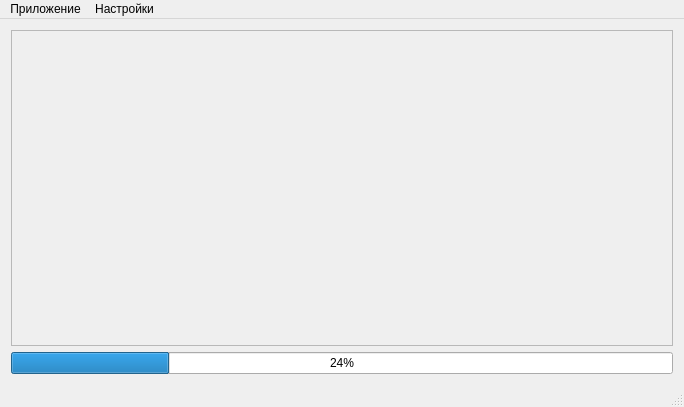
<?xml version="1.0" encoding="UTF-8"?>
<ui version="4.0">
 <class>MainWindow</class>
 <widget class="QMainWindow" name="MainWindow">
  <property name="geometry">
   <rect>
    <x>0</x>
    <y>0</y>
    <width>684</width>
    <height>407</height>
   </rect>
  </property>
  <property name="windowTitle">
   <string>MainWindow</string>
  </property>
  <widget class="QWidget" name="centralWidget">
   <layout class="QVBoxLayout" name="verticalLayout">
    <item>
     <widget class="QScrollArea" name="scrollArea">
      <property name="widgetResizable">
       <bool>true</bool>
      </property>
      <widget class="QWidget" name="scrollAreaWidgetContents">
       <property name="geometry">
        <rect>
         <x>0</x>
         <y>0</y>
         <width>664</width>
         <height>318</height>
        </rect>
       </property>
      </widget>
     </widget>
    </item>
    <item>
     <widget class="QProgressBar" name="progressBar">
      <property name="value">
       <number>24</number>
      </property>
     </widget>
    </item>
   </layout>
  </widget>
  <widget class="QMenuBar" name="menuBar">
   <property name="geometry">
    <rect>
     <x>0</x>
     <y>0</y>
     <width>684</width>
     <height>20</height>
    </rect>
   </property>
   <widget class="QMenu" name="menuFile">
    <property name="title">
     <string>Приложение</string>
    </property>
    <addaction name="file_action"/>
    <addaction name="dir_action"/>
    <addaction name="separator"/>
    <addaction name="update"/>
    <addaction name="history"/>
    <addaction name="separator"/>
    <addaction name="close_action"/>
   </widget>
   <widget class="QMenu" name="menu">
    <property name="title">
     <string>Настройки</string>
    </property>
    <widget class="QMenu" name="menu_2">
     <property name="title">
      <string>Установить размер иконок</string>
     </property>
     <addaction name="resize300_500"/>
     <addaction name="resize500_800"/>
    </widget>
    <widget class="QMenu" name="menu_3">
     <property name="title">
      <string>Установить количество столбцов</string>
     </property>
     <addaction name="cln1"/>
     <addaction name="cln2"/>
     <addaction name="cln3"/>
     <addaction name="cln4"/>
    </widget>
    <addaction name="root_dir"/>
    <addaction name="menu_2"/>
    <addaction name="menu_3"/>
   </widget>
   <addaction name="menuFile"/>
   <addaction name="menu"/>
  </widget>
  <widget class="QStatusBar" name="statusBar"/>
  <action name="file_action">
   <property name="text">
    <string>Читать из архива</string>
   </property>
   <property name="shortcut">
    <string>Shift+Z</string>
   </property>
  </action>
  <action name="close_action">
   <property name="text">
    <string>Закрыть</string>
   </property>
   <property name="shortcut">
    <string>Esc</string>
   </property>
  </action>
  <action name="dir_action">
   <property name="text">
    <string>Читать из папки</string>
   </property>
   <property name="shortcut">
    <string>Shift+F</string>
   </property>
  </action>
  <action name="root_dir">
   <property name="text">
    <string>Установить корневую папку</string>
   </property>
  </action>
  <action name="resize300_500">
   <property name="text">
    <string>300х500</string>
   </property>
  </action>
  <action name="resize500_800">
   <property name="text">
    <string>500х800</string>
   </property>
  </action>
  <action name="cln1">
   <property name="text">
    <string>1</string>
   </property>
  </action>
  <action name="cln2">
   <property name="text">
    <string>2</string>
   </property>
  </action>
  <action name="cln3">
   <property name="text">
    <string>3</string>
   </property>
  </action>
  <action name="cln4">
   <property name="text">
    <string>4</string>
   </property>
  </action>
  <action name="update">
   <property name="text">
    <string>Обновить меню</string>
   </property>
  </action>
  <action name="history">
   <property name="text">
    <string>История</string>
   </property>
  </action>
 </widget>
 <layoutdefault spacing="6" margin="11"/>
 <resources/>
 <connections/>
</ui>
